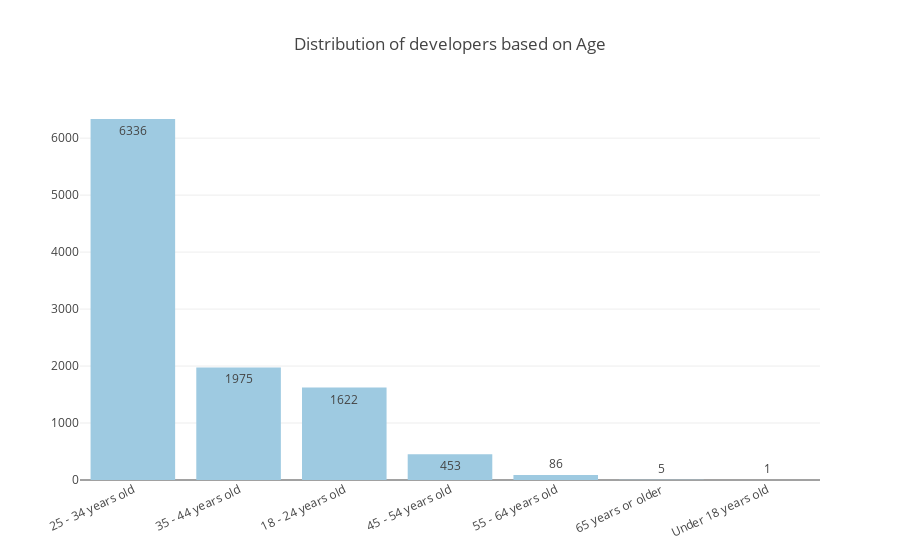

Notebook code for this chart:
### Code cell
age = results['Age'].value_counts()
plotlybar(age.index, age.values, 'Age', title = 'Distribution of developers based on Age')
snslvplot(results["Age"], np.log(results['ConvertedSalary']+1 ),"Salary Based on Age")

### Figure 1 — Plotly figure (JSON) as saved in the notebook; plotly's stock layout.template omitted (floating-point values rounded to 4 significant figures)
{"data": [{"marker": {"color": "#9ECAE1"}, "name": "Age", "orientation": "v", "text": [6336, 1975, 1622, 453, 86, 5, 1], "textposition": "auto", "type": "bar", "x": ["25 - 34 years old", "35 - 44 years old", "18 - 24 years old", "45 - 54 years old", "55 - 64 years old", "65 years or older", "Under 18 years old"], "y": [6336, 1975, 1622, 453, 86, 5, 1]}], "layout": {"barmode": "group", "title": "Distribution of developers based on Age", "xaxis": {"tickangle": -25}}}
